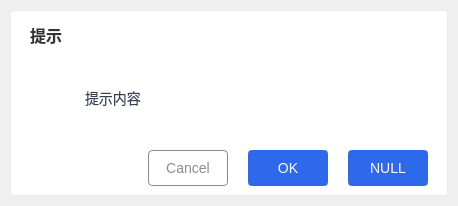
<?xml version="1.0" encoding="UTF-8"?>
<ui version="4.0">
 <class>MMessageBox</class>
 <widget class="QDialog" name="MMessageBox">
  <property name="geometry">
   <rect>
    <x>0</x>
    <y>0</y>
    <width>458</width>
    <height>206</height>
   </rect>
  </property>
  <property name="sizePolicy">
   <sizepolicy hsizetype="Expanding" vsizetype="Expanding">
    <horstretch>0</horstretch>
    <verstretch>0</verstretch>
   </sizepolicy>
  </property>
  <property name="windowTitle">
   <string>Dialog</string>
  </property>
  <layout class="QGridLayout" name="gridLayout">
   <property name="leftMargin">
    <number>10</number>
   </property>
   <property name="topMargin">
    <number>10</number>
   </property>
   <property name="rightMargin">
    <number>10</number>
   </property>
   <property name="bottomMargin">
    <number>10</number>
   </property>
   <item row="0" column="0">
    <widget class="QWidget" name="widget" native="true">
     <property name="sizePolicy">
      <sizepolicy hsizetype="Expanding" vsizetype="Expanding">
       <horstretch>0</horstretch>
       <verstretch>0</verstretch>
      </sizepolicy>
     </property>
     <property name="minimumSize">
      <size>
       <width>0</width>
       <height>0</height>
      </size>
     </property>
     <property name="baseSize">
      <size>
       <width>520</width>
       <height>190</height>
      </size>
     </property>
     <property name="styleSheet">
      <string notr="true">#widget{
background-color: rgb(255, 255, 255);
border-style:solid;
border-width:1px;
border-color:rgb(235,235,235);
border-radius:4px;
}</string>
     </property>
     <layout class="QVBoxLayout" name="verticalLayout" stretch="0,1,0">
      <property name="spacing">
       <number>0</number>
      </property>
      <property name="leftMargin">
       <number>0</number>
      </property>
      <property name="topMargin">
       <number>0</number>
      </property>
      <property name="rightMargin">
       <number>0</number>
      </property>
      <property name="bottomMargin">
       <number>0</number>
      </property>
      <item>
       <widget class="QWidget" name="widget_windowTitle" native="true">
        <property name="minimumSize">
         <size>
          <width>0</width>
          <height>50</height>
         </size>
        </property>
        <property name="maximumSize">
         <size>
          <width>16777215</width>
          <height>50</height>
         </size>
        </property>
        <property name="styleSheet">
         <string notr="true">background: transparent; </string>
        </property>
        <layout class="QHBoxLayout" name="horizontalLayout">
         <property name="leftMargin">
          <number>20</number>
         </property>
         <property name="topMargin">
          <number>10</number>
         </property>
         <property name="rightMargin">
          <number>5</number>
         </property>
         <property name="bottomMargin">
          <number>10</number>
         </property>
         <item>
          <widget class="QLabel" name="label_windowTitle">
           <property name="toolTip">
            <string/>
           </property>
           <property name="styleSheet">
            <string notr="true">font-weight:bold;
font-size:16px;
color: rgb(50, 50, 50);
</string>
           </property>
           <property name="text">
            <string>提示</string>
           </property>
          </widget>
         </item>
         <item>
          <spacer name="horizontalSpacer_2">
           <property name="orientation">
            <enum>Qt::Horizontal</enum>
           </property>
           <property name="sizeType">
            <enum>QSizePolicy::Maximum</enum>
           </property>
           <property name="sizeHint" stdset="0">
            <size>
             <width>623</width>
             <height>20</height>
            </size>
           </property>
          </spacer>
         </item>
         <item>
          <widget class="QWidget" name="widget_menu" native="true">
           <property name="sizePolicy">
            <sizepolicy hsizetype="Minimum" vsizetype="Preferred">
             <horstretch>0</horstretch>
             <verstretch>0</verstretch>
            </sizepolicy>
           </property>
           <property name="minimumSize">
            <size>
             <width>0</width>
             <height>45</height>
            </size>
           </property>
           <property name="maximumSize">
            <size>
             <width>400</width>
             <height>45</height>
            </size>
           </property>
           <layout class="QHBoxLayout" name="horizontalLayout_4">
            <property name="spacing">
             <number>0</number>
            </property>
            <property name="leftMargin">
             <number>0</number>
            </property>
            <property name="topMargin">
             <number>0</number>
            </property>
            <property name="rightMargin">
             <number>0</number>
            </property>
            <property name="bottomMargin">
             <number>0</number>
            </property>
           </layout>
          </widget>
         </item>
         <item>
          <widget class="QPushButton" name="pushButton_close">
           <property name="minimumSize">
            <size>
             <width>30</width>
             <height>30</height>
            </size>
           </property>
           <property name="maximumSize">
            <size>
             <width>30</width>
             <height>30</height>
            </size>
           </property>
           <property name="styleSheet">
            <string notr="true">QPushButton:hover { 
background-color:rgb(242, 113, 113); 
image: url(:/png/closeW.png)15 0 0 0;
}
QPushButton { 
image: url(:/png/close.png)15 0 0 0;
border-width:0;
border-style:outset;
background-color:transparent;
border-radius:2px;
}
</string>
           </property>
           <property name="text">
            <string/>
           </property>
          </widget>
         </item>
        </layout>
       </widget>
      </item>
      <item>
       <widget class="QWidget" name="widget_2" native="true">
        <property name="sizePolicy">
         <sizepolicy hsizetype="Expanding" vsizetype="Expanding">
          <horstretch>0</horstretch>
          <verstretch>0</verstretch>
         </sizepolicy>
        </property>
        <property name="minimumSize">
         <size>
          <width>0</width>
          <height>0</height>
         </size>
        </property>
        <layout class="QHBoxLayout" name="horizontalLayout_3">
         <property name="spacing">
          <number>15</number>
         </property>
         <property name="leftMargin">
          <number>20</number>
         </property>
         <property name="topMargin">
          <number>10</number>
         </property>
         <property name="rightMargin">
          <number>15</number>
         </property>
         <property name="bottomMargin">
          <number>20</number>
         </property>
         <item>
          <widget class="QLabel" name="label_messBoxPng">
           <property name="minimumSize">
            <size>
             <width>40</width>
             <height>40</height>
            </size>
           </property>
           <property name="maximumSize">
            <size>
             <width>40</width>
             <height>16777215</height>
            </size>
           </property>
           <property name="styleSheet">
            <string notr="true">image: url(:/png/m_error.png);</string>
           </property>
           <property name="text">
            <string/>
           </property>
          </widget>
         </item>
         <item>
          <widget class="QLabel" name="label_messBoxText">
           <property name="minimumSize">
            <size>
             <width>0</width>
             <height>0</height>
            </size>
           </property>
           <property name="styleSheet">
            <string notr="true">color: rgb(54, 65, 89);
font-size:14px;


</string>
           </property>
           <property name="text">
            <string>提示内容</string>
           </property>
           <property name="alignment">
            <set>Qt::AlignLeading|Qt::AlignLeft|Qt::AlignVCenter</set>
           </property>
           <property name="wordWrap">
            <bool>false</bool>
           </property>
          </widget>
         </item>
        </layout>
       </widget>
      </item>
      <item>
       <layout class="QHBoxLayout" name="horizontalLayout_2">
        <property name="spacing">
         <number>20</number>
        </property>
        <property name="topMargin">
         <number>5</number>
        </property>
        <property name="rightMargin">
         <number>20</number>
        </property>
        <property name="bottomMargin">
         <number>10</number>
        </property>
        <item>
         <spacer name="horizontalSpacer">
          <property name="orientation">
           <enum>Qt::Horizontal</enum>
          </property>
          <property name="sizeHint" stdset="0">
           <size>
            <width>40</width>
            <height>20</height>
           </size>
          </property>
         </spacer>
        </item>
        <item>
         <widget class="QPushButton" name="pushButton_Cancel">
          <property name="minimumSize">
           <size>
            <width>80</width>
            <height>36</height>
           </size>
          </property>
          <property name="maximumSize">
           <size>
            <width>16777215</width>
            <height>36</height>
           </size>
          </property>
          <property name="styleSheet">
           <string notr="true">color: rgb(140,140,140);
font-size:14px;
border-style:solid;
border-width:1px;
border-color:rgb(140,140,140);
border-radius:4px;</string>
          </property>
          <property name="text">
           <string>Cancel</string>
          </property>
         </widget>
        </item>
        <item>
         <widget class="QPushButton" name="pushButton_OK">
          <property name="minimumSize">
           <size>
            <width>80</width>
            <height>36</height>
           </size>
          </property>
          <property name="maximumSize">
           <size>
            <width>16777215</width>
            <height>36</height>
           </size>
          </property>
          <property name="styleSheet">
           <string notr="true">color: rgb(255, 255, 255);
font-size:14px;
border-style:solid;
border-width:2px;
background-color: rgb(47, 105, 235);
border-color:rgb(47, 105, 235);
border-radius:4px;</string>
          </property>
          <property name="text">
           <string>OK</string>
          </property>
         </widget>
        </item>
        <item>
         <widget class="QPushButton" name="pushButton_NULL">
          <property name="minimumSize">
           <size>
            <width>80</width>
            <height>36</height>
           </size>
          </property>
          <property name="maximumSize">
           <size>
            <width>16777215</width>
            <height>36</height>
           </size>
          </property>
          <property name="styleSheet">
           <string notr="true">color: rgb(255, 255, 255);
font-size:14px;
border-style:solid;
border-width:2px;
background-color: rgb(47, 105, 235);
border-color:rgb(47, 105, 235);
border-radius:4px;</string>
          </property>
          <property name="text">
           <string>NULL</string>
          </property>
         </widget>
        </item>
       </layout>
      </item>
     </layout>
    </widget>
   </item>
  </layout>
 </widget>
 <resources/>
 <connections/>
</ui>
